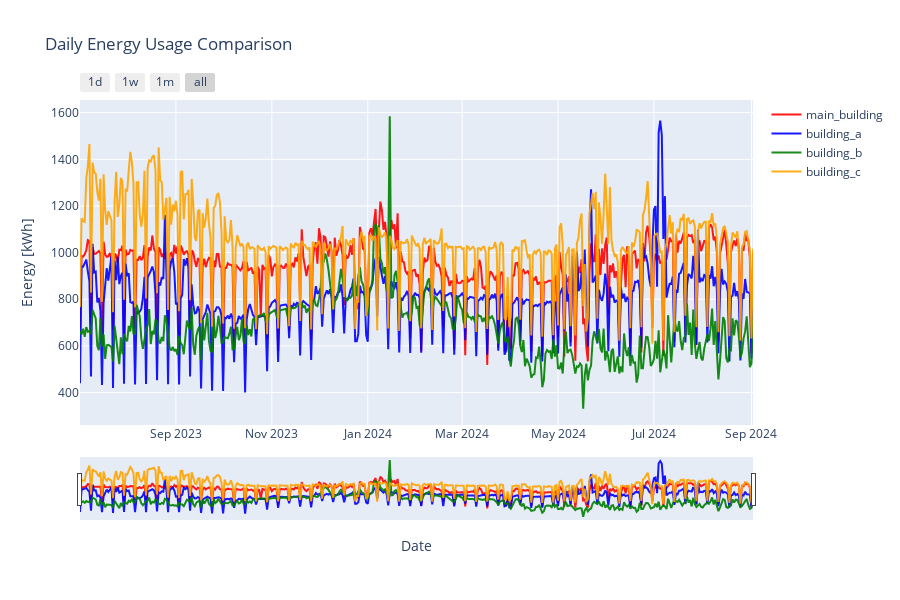

Notebook code cell kept with this figure:
### Code cell
merged_df, cols =pipe.select_and_merge_datasets(["net_consumption"], periode="d")

merged_df = merged_df.iloc[1:-1]
plot_energy_usage(merged_df, cols,
                    titel="Daily Energy Usage Comparison",
                    yaxis_title="Energy [kWh]",
                    tozeroy=False,
                    dark_mode=True,
                    )

### Figure 1 — Plotly figure (JSON) as saved in the notebook; plotly's stock layout.template omitted (floating-point values rounded to 4 significant figures; data arrays with more than 128 entries replaced by an {"elided": "..."} marker saying what was removed)
{"data": [{"line": {"color": "rgba(255, 0, 0, 0.9)"}, "mode": "lines", "name": "main_building", "type": "scatter", "x": {"elided": "429 str values"}, "y": {"elided": "429 float values"}}, {"line": {"color": "rgba(0, 0, 255, 0.9)"}, "mode": "lines", "name": "building_a", "type": "scatter", "x": {"elided": "429 str values"}, "y": {"elided": "429 float values"}}, {"line": {"color": "rgba(0, 128, 0, 0.9)"}, "mode": "lines", "name": "building_b", "type": "scatter", "x": {"elided": "429 str values"}, "y": {"elided": "429 float values"}}, {"line": {"color": "rgba(255, 165, 0, 0.9)"}, "mode": "lines", "name": "building_c", "type": "scatter", "x": {"elided": "429 str values"}, "y": {"elided": "429 float values"}}], "layout": {"height": 600, "hovermode": "x unified", "showlegend": true, "title": {"text": "Daily Energy Usage Comparison"}, "xaxis": {"rangeselector": {"buttons": [{"count": 1, "label": "1d", "step": "day", "stepmode": "backward"}, {"count": 7, "label": "1w", "step": "day", "stepmode": "backward"}, {"count": 1, "label": "1m", "step": "month", "stepmode": "backward"}, {"step": "all"}]}, "rangeslider": {"visible": true}, "title": {"text": "Date"}, "type": "date"}, "yaxis": {"title": {"text": "Energy [kWh]"}}}}
